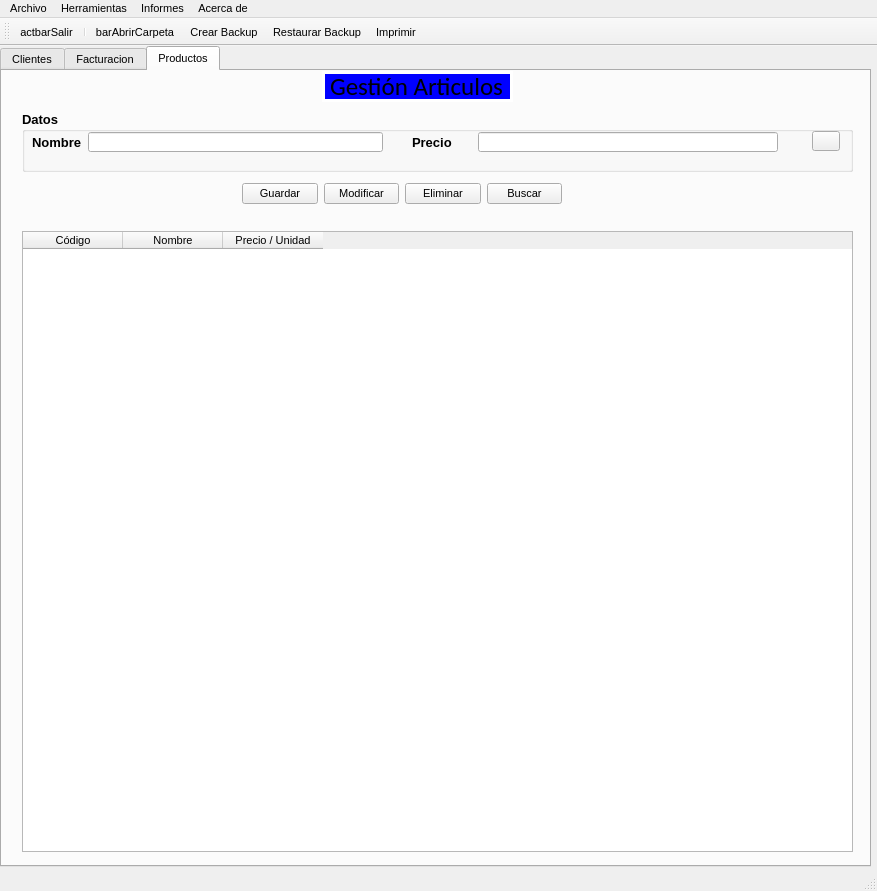
<?xml version="1.0" encoding="UTF-8"?>
<ui version="4.0">
 <class>MainWindow</class>
 <widget class="QMainWindow" name="MainWindow">
  <property name="geometry">
   <rect>
    <x>0</x>
    <y>0</y>
    <width>877</width>
    <height>891</height>
   </rect>
  </property>
  <property name="font">
   <font>
    <pointsize>8</pointsize>
   </font>
  </property>
  <property name="windowTitle">
   <string>IMPORT - EXPORT TEIS</string>
  </property>
  <property name="autoFillBackground">
   <bool>true</bool>
  </property>
  <property name="styleSheet">
   <string notr="true"/>
  </property>
  <widget class="QWidget" name="centralwidget">
   <widget class="QTabWidget" name="tabPrograma">
    <property name="geometry">
     <rect>
      <x>0</x>
      <y>0</y>
      <width>871</width>
      <height>821</height>
     </rect>
    </property>
    <property name="whatsThis">
     <string>&lt;html&gt;&lt;head/&gt;&lt;body&gt;&lt;p&gt;Articulos&lt;/p&gt;&lt;/body&gt;&lt;/html&gt;</string>
    </property>
    <property name="currentIndex">
     <number>2</number>
    </property>
    <widget class="QWidget" name="tabClientes_2">
     <attribute name="title">
      <string>Clientes</string>
     </attribute>
     <widget class="QGroupBox" name="groupBox">
      <property name="geometry">
       <rect>
        <x>20</x>
        <y>50</y>
        <width>812</width>
        <height>258</height>
       </rect>
      </property>
      <property name="font">
       <font>
        <pointsize>10</pointsize>
        <weight>75</weight>
        <bold>true</bold>
       </font>
      </property>
      <property name="title">
       <string>Datos Personales</string>
      </property>
      <widget class="QLabel" name="lblValidoDNI">
       <property name="geometry">
        <rect>
         <x>390</x>
         <y>30</y>
         <width>16</width>
         <height>19</height>
        </rect>
       </property>
       <property name="maximumSize">
        <size>
         <width>30</width>
         <height>30</height>
        </size>
       </property>
       <property name="font">
        <font>
         <pointsize>12</pointsize>
         <weight>75</weight>
         <bold>true</bold>
        </font>
       </property>
       <property name="text">
        <string/>
       </property>
      </widget>
      <widget class="QPushButton" name="btnLimpiaCli">
       <property name="geometry">
        <rect>
         <x>440</x>
         <y>30</y>
         <width>28</width>
         <height>20</height>
        </rect>
       </property>
       <property name="maximumSize">
        <size>
         <width>30</width>
         <height>20</height>
        </size>
       </property>
       <property name="text">
        <string/>
       </property>
       <property name="icon">
        <iconset>
         <normaloff>img/recargas.png</normaloff>img/recargas.png</iconset>
       </property>
      </widget>
      <widget class="QWidget" name="layoutWidget">
       <property name="geometry">
        <rect>
         <x>513</x>
         <y>30</y>
         <width>277</width>
         <height>22</height>
        </rect>
       </property>
       <layout class="QHBoxLayout" name="horizontalLayout">
        <item>
         <widget class="QLabel" name="lblFechAlta">
          <property name="maximumSize">
           <size>
            <width>16777215</width>
            <height>20</height>
           </size>
          </property>
          <property name="font">
           <font>
            <pointsize>10</pointsize>
            <weight>75</weight>
            <bold>true</bold>
           </font>
          </property>
          <property name="text">
           <string>Fecha Alta</string>
          </property>
         </widget>
        </item>
        <item>
         <widget class="QLineEdit" name="txtFechAlta">
          <property name="maximumSize">
           <size>
            <width>200</width>
            <height>20</height>
           </size>
          </property>
          <property name="inputMethodHints">
           <set>Qt::ImhPreferUppercase</set>
          </property>
          <property name="alignment">
           <set>Qt::AlignRight|Qt::AlignTrailing|Qt::AlignVCenter</set>
          </property>
         </widget>
        </item>
        <item>
         <widget class="QPushButton" name="btnCalendar">
          <property name="maximumSize">
           <size>
            <width>30</width>
            <height>20</height>
           </size>
          </property>
          <property name="text">
           <string/>
          </property>
          <property name="icon">
           <iconset>
            <normaloff>img/fechas.png</normaloff>img/fechas.png</iconset>
          </property>
         </widget>
        </item>
       </layout>
      </widget>
      <widget class="QWidget" name="layoutWidget">
       <property name="geometry">
        <rect>
         <x>11</x>
         <y>150</y>
         <width>371</width>
         <height>22</height>
        </rect>
       </property>
       <layout class="QHBoxLayout" name="horizontalLayout_3">
        <item>
         <widget class="QLabel" name="lblSexo">
          <property name="maximumSize">
           <size>
            <width>16777215</width>
            <height>20</height>
           </size>
          </property>
          <property name="font">
           <font>
            <pointsize>10</pointsize>
            <weight>75</weight>
            <bold>true</bold>
           </font>
          </property>
          <property name="text">
           <string>Sexo</string>
          </property>
         </widget>
        </item>
        <item>
         <widget class="QRadioButton" name="rbtFem">
          <property name="maximumSize">
           <size>
            <width>16777215</width>
            <height>20</height>
           </size>
          </property>
          <property name="font">
           <font>
            <pointsize>10</pointsize>
            <weight>75</weight>
            <bold>true</bold>
           </font>
          </property>
          <property name="text">
           <string>Mujer</string>
          </property>
          <attribute name="buttonGroup">
           <string notr="true">rbtGroupSex</string>
          </attribute>
         </widget>
        </item>
        <item>
         <widget class="QRadioButton" name="rbtHom">
          <property name="maximumSize">
           <size>
            <width>16777215</width>
            <height>20</height>
           </size>
          </property>
          <property name="font">
           <font>
            <pointsize>10</pointsize>
            <weight>75</weight>
            <bold>true</bold>
           </font>
          </property>
          <property name="text">
           <string>Hombre</string>
          </property>
          <property name="checked">
           <bool>false</bool>
          </property>
          <property name="autoRepeat">
           <bool>false</bool>
          </property>
          <attribute name="buttonGroup">
           <string notr="true">rbtGroupSex</string>
          </attribute>
         </widget>
        </item>
       </layout>
      </widget>
      <widget class="QWidget" name="layoutWidget">
       <property name="geometry">
        <rect>
         <x>10</x>
         <y>120</y>
         <width>367</width>
         <height>22</height>
        </rect>
       </property>
       <layout class="QHBoxLayout" name="horizontalLayout_5">
        <item>
         <widget class="QLabel" name="lblPro">
          <property name="maximumSize">
           <size>
            <width>16777215</width>
            <height>20</height>
           </size>
          </property>
          <property name="font">
           <font>
            <pointsize>10</pointsize>
            <weight>75</weight>
            <bold>true</bold>
           </font>
          </property>
          <property name="text">
           <string>Provincia</string>
          </property>
         </widget>
        </item>
        <item>
         <widget class="QComboBox" name="cmbProv">
          <property name="minimumSize">
           <size>
            <width>300</width>
            <height>20</height>
           </size>
          </property>
          <property name="maximumSize">
           <size>
            <width>300</width>
            <height>20</height>
           </size>
          </property>
          <property name="font">
           <font>
            <pointsize>10</pointsize>
            <weight>75</weight>
            <bold>true</bold>
           </font>
          </property>
         </widget>
        </item>
       </layout>
      </widget>
      <widget class="QWidget" name="layoutWidget">
       <property name="geometry">
        <rect>
         <x>11</x>
         <y>60</y>
         <width>366</width>
         <height>22</height>
        </rect>
       </property>
       <layout class="QHBoxLayout" name="horizontalLayout_10">
        <item>
         <widget class="QLabel" name="lblApel">
          <property name="maximumSize">
           <size>
            <width>16777215</width>
            <height>20</height>
           </size>
          </property>
          <property name="font">
           <font>
            <pointsize>10</pointsize>
            <weight>75</weight>
            <bold>true</bold>
           </font>
          </property>
          <property name="text">
           <string>Apellidos</string>
          </property>
         </widget>
        </item>
        <item>
         <widget class="QLineEdit" name="txtApel">
          <property name="minimumSize">
           <size>
            <width>300</width>
            <height>20</height>
           </size>
          </property>
          <property name="maximumSize">
           <size>
            <width>300</width>
            <height>20</height>
           </size>
          </property>
          <property name="font">
           <font>
            <pointsize>12</pointsize>
            <weight>75</weight>
            <bold>true</bold>
           </font>
          </property>
          <property name="inputMethodHints">
           <set>Qt::ImhNone</set>
          </property>
          <property name="frame">
           <bool>true</bool>
          </property>
          <property name="placeholderText">
           <string/>
          </property>
          <property name="clearButtonEnabled">
           <bool>false</bool>
          </property>
         </widget>
        </item>
       </layout>
      </widget>
      <widget class="QWidget" name="layoutWidget">
       <property name="geometry">
        <rect>
         <x>11</x>
         <y>90</y>
         <width>781</width>
         <height>22</height>
        </rect>
       </property>
       <layout class="QHBoxLayout" name="horizontalLayout_8">
        <item>
         <widget class="QLabel" name="lblDir">
          <property name="maximumSize">
           <size>
            <width>16777215</width>
            <height>20</height>
           </size>
          </property>
          <property name="font">
           <font>
            <pointsize>10</pointsize>
            <weight>75</weight>
            <bold>true</bold>
           </font>
          </property>
          <property name="text">
           <string>Dirección</string>
          </property>
         </widget>
        </item>
        <item>
         <widget class="QLineEdit" name="txtDir">
          <property name="minimumSize">
           <size>
            <width>310</width>
            <height>20</height>
           </size>
          </property>
          <property name="maximumSize">
           <size>
            <width>720</width>
            <height>20</height>
           </size>
          </property>
          <property name="font">
           <font>
            <pointsize>12</pointsize>
            <weight>75</weight>
            <bold>true</bold>
           </font>
          </property>
         </widget>
        </item>
       </layout>
      </widget>
      <widget class="QWidget" name="layoutWidget">
       <property name="geometry">
        <rect>
         <x>11</x>
         <y>180</y>
         <width>781</width>
         <height>20</height>
        </rect>
       </property>
       <layout class="QHBoxLayout" name="horizontalLayout_2">
        <item>
         <widget class="QLabel" name="lblFormaPago">
          <property name="sizePolicy">
           <sizepolicy hsizetype="Expanding" vsizetype="Preferred">
            <horstretch>0</horstretch>
            <verstretch>0</verstretch>
           </sizepolicy>
          </property>
          <property name="maximumSize">
           <size>
            <width>16777215</width>
            <height>20</height>
           </size>
          </property>
          <property name="font">
           <font>
            <pointsize>10</pointsize>
            <weight>75</weight>
            <bold>true</bold>
           </font>
          </property>
          <property name="text">
           <string>Forma de  Pago:</string>
          </property>
         </widget>
        </item>
        <item>
         <widget class="QCheckBox" name="chkEfectivo">
          <property name="sizePolicy">
           <sizepolicy hsizetype="Expanding" vsizetype="Fixed">
            <horstretch>0</horstretch>
            <verstretch>0</verstretch>
           </sizepolicy>
          </property>
          <property name="maximumSize">
           <size>
            <width>16777215</width>
            <height>20</height>
           </size>
          </property>
          <property name="font">
           <font>
            <pointsize>9</pointsize>
            <weight>75</weight>
            <bold>true</bold>
           </font>
          </property>
          <property name="text">
           <string>Efectivo</string>
          </property>
          <attribute name="buttonGroup">
           <string notr="true">chkGroupPago</string>
          </attribute>
         </widget>
        </item>
        <item>
         <widget class="QCheckBox" name="chkCargoCuenta">
          <property name="sizePolicy">
           <sizepolicy hsizetype="Expanding" vsizetype="Fixed">
            <horstretch>0</horstretch>
            <verstretch>0</verstretch>
           </sizepolicy>
          </property>
          <property name="maximumSize">
           <size>
            <width>16777215</width>
            <height>20</height>
           </size>
          </property>
          <property name="font">
           <font>
            <pointsize>9</pointsize>
            <weight>75</weight>
            <bold>true</bold>
           </font>
          </property>
          <property name="text">
           <string>Cargo en Cuenta</string>
          </property>
          <attribute name="buttonGroup">
           <string notr="true">chkGroupPago</string>
          </attribute>
         </widget>
        </item>
        <item>
         <widget class="QCheckBox" name="chkTarjeta">
          <property name="sizePolicy">
           <sizepolicy hsizetype="Expanding" vsizetype="Fixed">
            <horstretch>0</horstretch>
            <verstretch>0</verstretch>
           </sizepolicy>
          </property>
          <property name="maximumSize">
           <size>
            <width>16777215</width>
            <height>20</height>
           </size>
          </property>
          <property name="font">
           <font>
            <pointsize>9</pointsize>
            <weight>75</weight>
            <bold>true</bold>
           </font>
          </property>
          <property name="text">
           <string>Tarjeta</string>
          </property>
          <attribute name="buttonGroup">
           <string notr="true">chkGroupPago</string>
          </attribute>
         </widget>
        </item>
        <item>
         <widget class="QCheckBox" name="chkTransfer">
          <property name="sizePolicy">
           <sizepolicy hsizetype="Expanding" vsizetype="Expanding">
            <horstretch>0</horstretch>
            <verstretch>0</verstretch>
           </sizepolicy>
          </property>
          <property name="minimumSize">
           <size>
            <width>104</width>
            <height>0</height>
           </size>
          </property>
          <property name="maximumSize">
           <size>
            <width>16777215</width>
            <height>20</height>
           </size>
          </property>
          <property name="font">
           <font>
            <pointsize>9</pointsize>
            <weight>75</weight>
            <bold>true</bold>
           </font>
          </property>
          <property name="text">
           <string>Transferencia</string>
          </property>
          <attribute name="buttonGroup">
           <string notr="true">chkGroupPago</string>
          </attribute>
         </widget>
        </item>
       </layout>
      </widget>
      <widget class="QWidget" name="layoutWidget">
       <property name="geometry">
        <rect>
         <x>400</x>
         <y>151</y>
         <width>687</width>
         <height>24</height>
        </rect>
       </property>
       <layout class="QHBoxLayout" name="horizontalLayout_4">
        <item>
         <widget class="QLabel" name="label_3">
          <property name="text">
           <string>Forma de Envio</string>
          </property>
         </widget>
        </item>
        <item>
         <widget class="QSpinBox" name="spinEnvio">
          <property name="maximum">
           <number>3</number>
          </property>
         </widget>
        </item>
        <item>
         <widget class="QLabel" name="lblEnvio">
          <property name="minimumSize">
           <size>
            <width>540</width>
            <height>20</height>
           </size>
          </property>
          <property name="font">
           <font>
            <pointsize>10</pointsize>
            <weight>50</weight>
            <bold>false</bold>
           </font>
          </property>
          <property name="text">
           <string>&lt;html&gt;&lt;head/&gt;&lt;body&gt;&lt;p&gt;&lt;span style=&quot; color:#aa0000;&quot;&gt;Recogida Cliente&lt;/span&gt;&lt;/p&gt;&lt;/body&gt;&lt;/html&gt;</string>
          </property>
         </widget>
        </item>
       </layout>
      </widget>
      <widget class="QWidget" name="layoutWidget">
       <property name="geometry">
        <rect>
         <x>430</x>
         <y>120</y>
         <width>361</width>
         <height>22</height>
        </rect>
       </property>
       <layout class="QHBoxLayout" name="horizontalLayout_6">
        <item>
         <widget class="QLabel" name="lblMun">
          <property name="maximumSize">
           <size>
            <width>16777215</width>
            <height>20</height>
           </size>
          </property>
          <property name="font">
           <font>
            <pointsize>10</pointsize>
            <weight>75</weight>
            <bold>true</bold>
           </font>
          </property>
          <property name="text">
           <string>Municipio</string>
          </property>
         </widget>
        </item>
        <item>
         <widget class="QComboBox" name="cmbMun">
          <property name="minimumSize">
           <size>
            <width>290</width>
            <height>20</height>
           </size>
          </property>
          <property name="maximumSize">
           <size>
            <width>290</width>
            <height>20</height>
           </size>
          </property>
          <property name="font">
           <font>
            <pointsize>10</pointsize>
            <weight>75</weight>
            <bold>true</bold>
           </font>
          </property>
         </widget>
        </item>
       </layout>
      </widget>
      <widget class="QWidget" name="layoutWidget">
       <property name="geometry">
        <rect>
         <x>440</x>
         <y>60</y>
         <width>351</width>
         <height>22</height>
        </rect>
       </property>
       <layout class="QHBoxLayout" name="horizontalLayout_9">
        <item>
         <widget class="QLabel" name="lblNome">
          <property name="maximumSize">
           <size>
            <width>16777215</width>
            <height>20</height>
           </size>
          </property>
          <property name="font">
           <font>
            <pointsize>10</pointsize>
            <weight>75</weight>
            <bold>true</bold>
           </font>
          </property>
          <property name="text">
           <string>Nombre</string>
          </property>
         </widget>
        </item>
        <item>
         <widget class="QLineEdit" name="txtNome">
          <property name="minimumSize">
           <size>
            <width>290</width>
            <height>20</height>
           </size>
          </property>
          <property name="maximumSize">
           <size>
            <width>300</width>
            <height>20</height>
           </size>
          </property>
          <property name="font">
           <font>
            <pointsize>12</pointsize>
            <weight>75</weight>
            <bold>true</bold>
           </font>
          </property>
          <property name="inputMethodHints">
           <set>Qt::ImhPreferUppercase</set>
          </property>
         </widget>
        </item>
       </layout>
      </widget>
      <widget class="QWidget" name="layoutWidget">
       <property name="geometry">
        <rect>
         <x>10</x>
         <y>30</y>
         <width>371</width>
         <height>22</height>
        </rect>
       </property>
       <layout class="QHBoxLayout" name="horizontalLayout_11">
        <item>
         <widget class="QLabel" name="lblDNI">
          <property name="maximumSize">
           <size>
            <width>50</width>
            <height>16777215</height>
           </size>
          </property>
          <property name="font">
           <font>
            <pointsize>10</pointsize>
            <weight>75</weight>
            <bold>true</bold>
           </font>
          </property>
          <property name="text">
           <string>DNI</string>
          </property>
         </widget>
        </item>
        <item>
         <widget class="QLineEdit" name="txtDni">
          <property name="maximumSize">
           <size>
            <width>300</width>
            <height>20</height>
           </size>
          </property>
          <property name="font">
           <font>
            <pointsize>12</pointsize>
            <weight>75</weight>
            <bold>true</bold>
           </font>
          </property>
          <property name="inputMethodHints">
           <set>Qt::ImhPreferUppercase</set>
          </property>
         </widget>
        </item>
       </layout>
      </widget>
     </widget>
     <widget class="QTableWidget" name="tabClientes">
      <property name="geometry">
       <rect>
        <x>20</x>
        <y>320</y>
        <width>831</width>
        <height>471</height>
       </rect>
      </property>
      <property name="alternatingRowColors">
       <bool>true</bool>
      </property>
      <column>
       <property name="text">
        <string>DNI</string>
       </property>
      </column>
      <column>
       <property name="text">
        <string>Apellidos</string>
       </property>
      </column>
      <column>
       <property name="text">
        <string>Nombre</string>
       </property>
      </column>
      <column>
       <property name="text">
        <string>Fecha Alta</string>
       </property>
      </column>
      <column>
       <property name="text">
        <string>Formas de Pago</string>
       </property>
      </column>
     </widget>
     <widget class="QLabel" name="lblClientes">
      <property name="geometry">
       <rect>
        <x>320</x>
        <y>10</y>
        <width>181</width>
        <height>31</height>
       </rect>
      </property>
      <property name="font">
       <font>
        <family>Calibri</family>
        <pointsize>19</pointsize>
        <weight>50</weight>
        <italic>false</italic>
        <bold>false</bold>
        <stylestrategy>PreferDefault</stylestrategy>
       </font>
      </property>
      <property name="cursor">
       <cursorShape>ArrowCursor</cursorShape>
      </property>
      <property name="styleSheet">
       <string notr="true">QLabel{
color:'white';
background-color:#0000ff;
border: 3px solid white;
align: center;

}</string>
      </property>
      <property name="text">
       <string>Gestión Clientes</string>
      </property>
     </widget>
     <widget class="QWidget" name="layoutWidget">
      <property name="geometry">
       <rect>
        <x>250</x>
        <y>270</y>
        <width>320</width>
        <height>25</height>
       </rect>
      </property>
      <layout class="QHBoxLayout" name="horizontalLayout_7">
       <item>
        <widget class="QPushButton" name="btnGrabaCli">
         <property name="text">
          <string>Guardar</string>
         </property>
        </widget>
       </item>
       <item>
        <widget class="QPushButton" name="btnModifCli">
         <property name="text">
          <string>Modificar</string>
         </property>
        </widget>
       </item>
       <item>
        <widget class="QPushButton" name="btnBajaCli">
         <property name="text">
          <string>Eliminar</string>
         </property>
        </widget>
       </item>
       <item>
        <widget class="QPushButton" name="btnSalir">
         <property name="font">
          <font>
           <family>Arial</family>
           <pointsize>8</pointsize>
          </font>
         </property>
         <property name="text">
          <string>Salir</string>
         </property>
        </widget>
       </item>
      </layout>
     </widget>
    </widget>
    <widget class="QWidget" name="tabFacturacion">
     <attribute name="title">
      <string>Facturacion</string>
     </attribute>
     <widget class="QLabel" name="label">
      <property name="geometry">
       <rect>
        <x>280</x>
        <y>300</y>
        <width>191</width>
        <height>81</height>
       </rect>
      </property>
      <property name="text">
       <string>En construccion</string>
      </property>
     </widget>
    </widget>
    <widget class="QWidget" name="tabProductos">
     <property name="toolTip">
      <string>&lt;html&gt;&lt;head/&gt;&lt;body&gt;&lt;p&gt;Articulos&lt;/p&gt;&lt;/body&gt;&lt;/html&gt;</string>
     </property>
     <property name="whatsThis">
      <string>&lt;html&gt;&lt;head/&gt;&lt;body&gt;&lt;p&gt;Articulos&lt;/p&gt;&lt;/body&gt;&lt;/html&gt;</string>
     </property>
     <attribute name="title">
      <string>Productos</string>
     </attribute>
     <widget class="QGroupBox" name="FormArticulos">
      <property name="geometry">
       <rect>
        <x>20</x>
        <y>40</y>
        <width>831</width>
        <height>61</height>
       </rect>
      </property>
      <property name="font">
       <font>
        <pointsize>10</pointsize>
        <weight>75</weight>
        <bold>true</bold>
       </font>
      </property>
      <property name="title">
       <string>Datos</string>
      </property>
      <widget class="QPushButton" name="btnLimpiaArt">
       <property name="geometry">
        <rect>
         <x>790</x>
         <y>20</y>
         <width>28</width>
         <height>20</height>
        </rect>
       </property>
       <property name="maximumSize">
        <size>
         <width>30</width>
         <height>20</height>
        </size>
       </property>
       <property name="text">
        <string/>
       </property>
       <property name="icon">
        <iconset>
         <normaloff>img/recargas.png</normaloff>img/recargas.png</iconset>
       </property>
      </widget>
      <widget class="QWidget" name="layoutWidget_25">
       <property name="geometry">
        <rect>
         <x>390</x>
         <y>20</y>
         <width>366</width>
         <height>22</height>
        </rect>
       </property>
       <layout class="QHBoxLayout" name="horizontalLayout_35">
        <item>
         <widget class="QLabel" name="lblPrecioArt">
          <property name="maximumSize">
           <size>
            <width>16777215</width>
            <height>20</height>
           </size>
          </property>
          <property name="font">
           <font>
            <pointsize>10</pointsize>
            <weight>75</weight>
            <bold>true</bold>
           </font>
          </property>
          <property name="text">
           <string>Precio</string>
          </property>
         </widget>
        </item>
        <item>
         <widget class="QLineEdit" name="txtPrecioArt">
          <property name="minimumSize">
           <size>
            <width>300</width>
            <height>20</height>
           </size>
          </property>
          <property name="maximumSize">
           <size>
            <width>300</width>
            <height>20</height>
           </size>
          </property>
          <property name="font">
           <font>
            <pointsize>12</pointsize>
            <weight>75</weight>
            <bold>true</bold>
           </font>
          </property>
          <property name="inputMethodHints">
           <set>Qt::ImhNone</set>
          </property>
          <property name="frame">
           <bool>true</bool>
          </property>
          <property name="placeholderText">
           <string/>
          </property>
          <property name="clearButtonEnabled">
           <bool>false</bool>
          </property>
         </widget>
        </item>
       </layout>
      </widget>
      <widget class="QWidget" name="layoutWidget_30">
       <property name="geometry">
        <rect>
         <x>10</x>
         <y>20</y>
         <width>351</width>
         <height>22</height>
        </rect>
       </property>
       <layout class="QHBoxLayout" name="horizontalLayout_40">
        <item>
         <widget class="QLabel" name="lblNombreArt">
          <property name="maximumSize">
           <size>
            <width>16777215</width>
            <height>20</height>
           </size>
          </property>
          <property name="font">
           <font>
            <pointsize>10</pointsize>
            <weight>75</weight>
            <bold>true</bold>
           </font>
          </property>
          <property name="text">
           <string>Nombre</string>
          </property>
         </widget>
        </item>
        <item>
         <widget class="QLineEdit" name="txtNombreArt">
          <property name="minimumSize">
           <size>
            <width>290</width>
            <height>20</height>
           </size>
          </property>
          <property name="maximumSize">
           <size>
            <width>300</width>
            <height>20</height>
           </size>
          </property>
          <property name="font">
           <font>
            <pointsize>12</pointsize>
            <weight>75</weight>
            <bold>true</bold>
           </font>
          </property>
          <property name="inputMethodHints">
           <set>Qt::ImhPreferUppercase</set>
          </property>
         </widget>
        </item>
       </layout>
      </widget>
     </widget>
     <widget class="QLabel" name="lblArticulos">
      <property name="geometry">
       <rect>
        <x>320</x>
        <y>0</y>
        <width>191</width>
        <height>31</height>
       </rect>
      </property>
      <property name="font">
       <font>
        <family>Calibri</family>
        <pointsize>19</pointsize>
        <weight>50</weight>
        <italic>false</italic>
        <bold>false</bold>
        <stylestrategy>PreferDefault</stylestrategy>
       </font>
      </property>
      <property name="cursor">
       <cursorShape>ArrowCursor</cursorShape>
      </property>
      <property name="styleSheet">
       <string notr="true">QLabel{
color:'white';
background-color:#0000ff;
border: 3px solid white;
align: center;

}</string>
      </property>
      <property name="text">
       <string>Gestión Articulos</string>
      </property>
     </widget>
     <widget class="QTableWidget" name="tabArticulos">
      <property name="geometry">
       <rect>
        <x>20</x>
        <y>160</y>
        <width>831</width>
        <height>621</height>
       </rect>
      </property>
      <property name="alternatingRowColors">
       <bool>true</bool>
      </property>
      <column>
       <property name="text">
        <string>Código</string>
       </property>
      </column>
      <column>
       <property name="text">
        <string>Nombre</string>
       </property>
      </column>
      <column>
       <property name="text">
        <string>Precio / Unidad</string>
       </property>
      </column>
     </widget>
     <widget class="QWidget" name="layoutWidget_22">
      <property name="geometry">
       <rect>
        <x>240</x>
        <y>110</y>
        <width>320</width>
        <height>25</height>
       </rect>
      </property>
      <layout class="QHBoxLayout" name="horizontalLayout_32">
       <item>
        <widget class="QPushButton" name="btnGrabaArt">
         <property name="text">
          <string>Guardar</string>
         </property>
        </widget>
       </item>
       <item>
        <widget class="QPushButton" name="btnModifArt">
         <property name="text">
          <string>Modificar</string>
         </property>
        </widget>
       </item>
       <item>
        <widget class="QPushButton" name="btnBajaArt">
         <property name="text">
          <string>Eliminar</string>
         </property>
        </widget>
       </item>
       <item>
        <widget class="QPushButton" name="btnBuscar">
         <property name="font">
          <font>
           <family>Arial</family>
           <pointsize>8</pointsize>
          </font>
         </property>
         <property name="text">
          <string>Buscar</string>
         </property>
        </widget>
       </item>
      </layout>
     </widget>
    </widget>
   </widget>
   <widget class="QLabel" name="lblFecha">
    <property name="geometry">
     <rect>
      <x>30</x>
      <y>822</y>
      <width>47</width>
      <height>21</height>
     </rect>
    </property>
    <property name="text">
     <string>TextLabel</string>
    </property>
   </widget>
  </widget>
  <widget class="QMenuBar" name="menubar">
   <property name="geometry">
    <rect>
     <x>0</x>
     <y>0</y>
     <width>877</width>
     <height>21</height>
    </rect>
   </property>
   <widget class="QMenu" name="menuArchivo">
    <property name="title">
     <string>Archivo</string>
    </property>
    <addaction name="separator"/>
    <addaction name="actionAbrir"/>
    <addaction name="separator"/>
    <addaction name="actionSalir"/>
    <addaction name="actionImprimir"/>
   </widget>
   <widget class="QMenu" name="menuHerramientas">
    <property name="title">
     <string>Herramientas</string>
    </property>
    <addaction name="actionCrear_Backup"/>
    <addaction name="actionRestaurar_BBDD"/>
    <addaction name="separator"/>
    <addaction name="actionImportar_Datos"/>
    <addaction name="actionExportar_Datos"/>
   </widget>
   <widget class="QMenu" name="menuInformes">
    <property name="title">
     <string>Informes</string>
    </property>
    <addaction name="actionListado_Clientes"/>
   </widget>
   <widget class="QMenu" name="menuAcerca_de">
    <property name="title">
     <string>Acerca de</string>
    </property>
   </widget>
   <addaction name="menuArchivo"/>
   <addaction name="menuHerramientas"/>
   <addaction name="menuInformes"/>
   <addaction name="menuAcerca_de"/>
  </widget>
  <widget class="QStatusBar" name="statusbar"/>
  <widget class="QToolBar" name="toolBar">
   <property name="windowTitle">
    <string>toolBar</string>
   </property>
   <attribute name="toolBarArea">
    <enum>TopToolBarArea</enum>
   </attribute>
   <attribute name="toolBarBreak">
    <bool>false</bool>
   </attribute>
   <addaction name="actionactbarSalir"/>
   <addaction name="separator"/>
   <addaction name="actionbarAbrirCarpeta"/>
   <addaction name="actionCrear_Backup_2"/>
   <addaction name="actionRestaurar_Backup"/>
   <addaction name="actionbarImprimir"/>
  </widget>
  <action name="actionSalir">
   <property name="text">
    <string>Salir</string>
   </property>
   <property name="shortcut">
    <string>Alt+S</string>
   </property>
  </action>
  <action name="actionAbrir">
   <property name="text">
    <string>Abrir</string>
   </property>
  </action>
  <action name="actionCrear_Backup">
   <property name="text">
    <string>Crear Backup</string>
   </property>
  </action>
  <action name="actionRestaurar_BBDD">
   <property name="text">
    <string>Restaurar BBDD</string>
   </property>
  </action>
  <action name="actionactbarSalir">
   <property name="icon">
    <iconset>
     <normaloff>img/boton.png</normaloff>img/boton.png</iconset>
   </property>
   <property name="text">
    <string>actbarSalir</string>
   </property>
   <property name="shortcut">
    <string>Alt+S</string>
   </property>
  </action>
  <action name="actionbarAbrirCarpeta">
   <property name="icon">
    <iconset>
     <normaloff>img/abrir-documento.png</normaloff>img/abrir-documento.png</iconset>
   </property>
   <property name="text">
    <string>barAbrirCarpeta</string>
   </property>
  </action>
  <action name="actionCrear_Backup_2">
   <property name="icon">
    <iconset>
     <normaloff>img/cloud-backup-up-arrow.png</normaloff>img/cloud-backup-up-arrow.png</iconset>
   </property>
   <property name="text">
    <string>Crear Backup</string>
   </property>
  </action>
  <action name="actionRestaurar_Backup">
   <property name="icon">
    <iconset>
     <normaloff>img/2311512.png</normaloff>img/2311512.png</iconset>
   </property>
   <property name="text">
    <string>Restaurar Backup</string>
   </property>
  </action>
  <action name="actionbarImprimir">
   <property name="icon">
    <iconset>
     <normaloff>img/2849806-copy-interface-multimedia-print-printer_107972.png</normaloff>img/2849806-copy-interface-multimedia-print-printer_107972.png</iconset>
   </property>
   <property name="text">
    <string>Imprimir</string>
   </property>
   <property name="shortcut">
    <string>Ctrl+P</string>
   </property>
  </action>
  <action name="actionImprimir">
   <property name="icon">
    <iconset>
     <normaloff>img/2849806-copy-interface-multimedia-print-printer_107972.png</normaloff>img/2849806-copy-interface-multimedia-print-printer_107972.png</iconset>
   </property>
   <property name="text">
    <string>Imprimir</string>
   </property>
   <property name="shortcut">
    <string>Ctrl+P</string>
   </property>
  </action>
  <action name="actionImportar_Datos">
   <property name="text">
    <string>Importar Datos</string>
   </property>
  </action>
  <action name="actionExportar_Datos">
   <property name="text">
    <string>Exportar Datos</string>
   </property>
  </action>
  <action name="actionListado_Clientes">
   <property name="text">
    <string>Listado Clientes</string>
   </property>
  </action>
 </widget>
 <resources/>
 <connections/>
 <buttongroups>
  <buttongroup name="rbtGroupSex"/>
  <buttongroup name="chkGroupPago">
   <property name="exclusive">
    <bool>false</bool>
   </property>
  </buttongroup>
 </buttongroups>
</ui>
